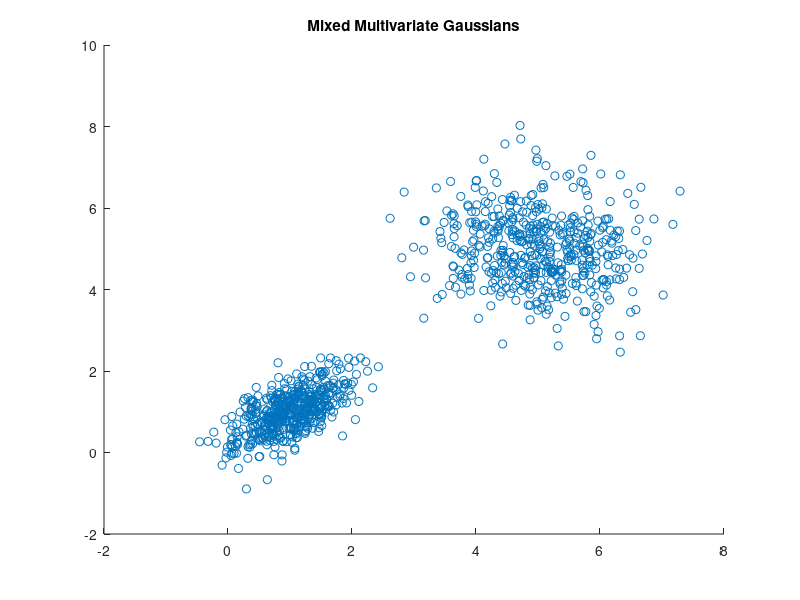

Write the MATLAB code that produced this figure.
% EM Algorithm Implementation
% https://en.wikipedia.org/wiki/Expectation%E2%80%93maximization_algorithm

% Let x = (x1, x2, ..., xn) be a sample of n independent observations from
% a mixture of two multivariate normal distributions of dimension d, and
% let z = (z1, z2, ..., zn) be the latent variables that determine the
% component from which the observation origionates.

% Xi | (Z = 1) ~ Nd(u1, s1) and Xi | (Zi = 2) ~ Nd(u2, s2)

% P(Zi = 1) = tau and P(Zi = 2) = 1 - tau

% Note that this says Zi is a 1 x N indicator variable indicating from
% which gaussian distribution each datapoint Xi is drawn from. The
% probability the datapoint is drawn from gaussian 1 is tau and gaussian
% 2 is 1 - tau.

d = 2;     
n = 1000;  % ensure event
num_gaussians = 2;

mean_1 = 1;
sigma_1 = 0.25;
mean_2 = 5;
sigma_2 = 0.75;


x = [mvnrnd([mean_1, mean_1], [sigma_1, 0.15; 0.15, sigma_1], n/2);  ...  eye(d) * sigma_1
     mvnrnd([mean_2, mean_2],  [sigma_2, -0.15; -0.15, sigma_2], n/2)];
    
scatter(x(:, 1), x(:, 2));
title('Mixed Multivariate Gaussians');

% Problem Setup ===========================================================
%
% The aim is to estimate the unknown parametrs representing the mixing
% value between the Gaussians and the means and covariances of each:

% theta = (tau, u1, u2, s1, s2)

% with the 'incomplete-data liklihood function (?) is:

% L(theta, x) = times_i=1:n sum_j=1:2 tau_j f(x; uj, sj)

% where f is the probability density function of the multivariate normal.

% i.e. the liklihood of the parameters (mixing, and means / variances of
% the gaussians) given the data = multiply for each datapoint, the sum of 
% the gaussian PDF with mean uj, sigma sj over x multiplied by the
% probability that Xi is drawn from gaussian j. So for each datapoint,
% we calculate the probability it is drawn from Gaussian 1 and Gaussian 2
% weighted to the liklihood of the distribution it comes from. So this is 
% fitting all parameters at once.

% and the 'complete-data' liklihood function is:

% L(theta; x, z) = p(x, z | theta) = times_i=1:n times(j=1:2 [f(xi; uj, sj) tauj] I(zi = j)

% where I is an indicator random variable (not 100% sure exactly what this
% is indicator variable is saying).

% but overall this says that the liklihood of observing the parameters
% given the data and our indicator variable for what datapoint belongs to
% what distribution= the probability of observing the data AND each
% individual datapoint belonging to one of the distributions, GIVEN theta
% (by bayes).

% EM Running ==============================================================

% E-Step. Estimate the missing variables in the dataset.
% M-Step. Maximize the parameters of the model in the presence of the data.

% E-Step. Estimate the expected value for each latent variable.
% M-Step. Optimize the parameters of the distribution using maximum likelihood.

% Where Z is our latency variable of indicator 1, 2 for Gaussian 1, 2

% (Expectation) Assign each data point to a cluster probabilistically. 
%               In this case, we compute the probability it came from the 
%               red cluster and the yellow cluster respectively.

% (Maximization) Update the parameters for each cluster (weighted mean 
%                location and variance-covariance matrix) based on the 
%                points in the cluster (weighted by their probability assigned in the first step).

% Okay so this makes a lot of sense. We estiamte the mean and distribution
% of the two clusters based on the samples assigned to each cluster. Then
% we update the assignment based on the new parameter values.
    
% Now first we need to estimate the latent variable from the starting
% estimates. The latent variable is not [0, 1] but defined in terms of
% probability. In this case it takes the form of a N x J matrix of 
% disjoint probabilities that N belongs to j = 1 or j = 2.

% Tj,i at step t = P(Z = j | Xi = x;theta(t))
%
% i.e. The probability that Zi belongs to j given the probability of x
% given the parameters (for each distribution).

% Starting Estimates - Interesting it will not converge if these are the
% same e.g. the means
tau = [0.1, 0.9];
u = [0.1, 0.2];
s = {eye(d) * 0.1, eye(d) * 0.1};
Q_t_m_1 = 0;


% 1) ask about how to handle the non-scalar u estimates (one for x, one for y)
% 2) ask how to make it converge more in close form solution

for iter = 1:1000

    T = NaN(n, num_gaussians);

    for i = 1:n

        for j = 1:num_gaussians

            T(i, j) = ( tau(j) * mvnpdf(x(i, :), u(j), s{j}) ) /  (  tau(1) * mvnpdf(x(i, :), u(1), s{1}) +  tau(2) * mvnpdf(x(i, :), u(2), s{2}) ) ;

        end

    end

    % Now we have an estimation of our latent variable, we can calculate the
    % optimisation function over all parameters. See the wikipedia for the 
    % derivation of Q.

    % Q(theta | theta(t))is objective function across all parameters
    % given the parameters at previous time (t), which generated T. So
    % theoretically we would interate over every combination of the parameters
    % (i.e. tau, u1, u2, s1, s2) and calculate Q at least given Z. Then we
    % would take the maximum and find the parameters at this point.

    % However, because this would take a long time and a lot of space (e.g. for
    % trying 100 values of each we need to calculate 100.^5 Q) they can be
    % solved analytically.

    % Because the terms in Q calculation are linear we can find them indivudally!
    Q = 0;
    for i = 1:n
        for j = 1:num_gaussians

            Q = Q + T(i, j) * log(tau(j)) - 0.5 * log( det(s{j}) ) - 0.5 * (x(i, :) - u(j)) * pinv(s{j}) * (x(i, :) - u(j))' - 0.5 * d * log(2 * pi);

        end
    end
    
    if abs(Q - Q_t_m_1) < 0.000001
        disp("COMPLETE");
        return
    end
    
    tau = sum(T(:, 1)) / n;
    u1 = (sum(T(:, 1) .* x))/sum(T(:, 1)); u1 = mean(u1);  % TODO: check this 
    u2 = (sum(T(:, 2) .* x))/sum(T(:, 2)); u2 = mean(u2);

    % s1
    sum_ = 0;
    for i = 1:n
        sum_ = sum_ + T(i, 1) * (x(i, :) - u1)' * (x(i, :) - u1);
    end
    s1 = sum_ / sum(T(:, 1));

    % s2
    sum_ = 0;
    for i = 1:n
        sum_ = sum_ + T(i, 2) * (x(i, :) - u2)' * (x(i, :) - u2);
    end
    s2 = sum_ / sum(T(:, 2));


    u = [u1; u2];
    s = {s1, s2};
    tau = [tau, 1 - tau];

    Q_t_m_1 = Q;
        
end












% ---------------------------------------------------------------------------------------
% Notes 
% ---------------------------------------------------------------------------------------

% very basic implementation (I think might be wrong) just to show that what
% we are actually doingwhen finding theta | theta (t) is like iterating
% over the entire parameter space to find the combination of params
% that maximimses the liklihood of the params given params at previous step
% and the latent variable we calculated on this step. 

div = 100;

u1 = 0:10/div:10;
u2 = 0:10/div:10;
%try_mean = [u1; u2]';

s1 = {};
s2 = {};
for gen_sigma = 10/div:10/div:10+10/div
    
    s1{end+1} = eye(2) * gen_sigma;
    s2{end+1} = eye(2) * gen_sigma;

end
%try_sigma = [s1; s2]';

try_tau_1 = 0:1/div:1;
try_tau_2 = 1 - try_tau_1;
%try_tau = [try_tau_1; try_tau_2]'

Q = NaN(div, div, div, div, div);
   
for i_u1 = 1:div
    disp([num2str(i_u1) " out of " num2str(div)]);
    
    for i_u2 = 1:div
        
        for i_s1 = 1:div
            
            for i_s2 = 1:div
                
                for i_tau = 1:div
                    
                    
                    % calc Q
                    it_Q = 0;
                    for i_n = 1:n
                        
                        j_1 = T(i, 1) * log(try_tau_1(i_tau)) - 0.5*log( det(s1{i_s1}) ) - 0.5*(x(i, :) - u1(i_u1)) * inv(s1{i_s1}) * (x(i, :) - u1(i_u1))' - 0.5 * d * log(2 * pi);  % note transpose
                        j_2 = T(i, 1) * log(try_tau_2(i_tau)) - 0.5*log( det(s2{i_s2}) ) - 0.5*(x(i, :) - u2(i_u2)) * inv(s2{i_s2}) * (x(i, :) - u2(i_u2))' - 0.5 * d * log(2 * pi);
                        
                        it_Q = it_Q + (j_1 + j_2);  % obviously this is not extendable to increased d, just a first try
                    end
                
                    Q(i_u1, i_u2, i_s1, i_s2, i_tau) = it_Q;
                    
                end
                
            end
            
        end
        
    end
    
end

[~, I] = max(Q, [], 'all', 'linear') % lol completely wrong
[i1, i2, i3, i4, i5] = ind2sub(size(Q), I);
u1(i1)
u2(i2)
s1{i3}
s2{i4}
try_tau_1(i5)

%
% which equals bayes theorem where:

% P(Zi = j) = P(tau)    (makes sense)
% P(Xi = Xi; theta | Zj = j) = normal distribution on x, with parametrs uj, sigma j at time t

% P(Xi = Xi ; theta(t)) = the sum of the two gaussian distributions on x with parameters theta(t)
%weighted by the probability is drawn from both distributions (disjoint events, makes
% sense)

% so basically this says the probability that the probability datapoint Xi
% belongs to gaussian j is this probability given the probabiltiy of Xi
% given the parameters, which is bayes law for the probability Xi is from
% gaussian J. NOTE: just realised that bayes is just a ratio of the probability
% of A AND B, (PA | B) P(B)  to total probability of B.












